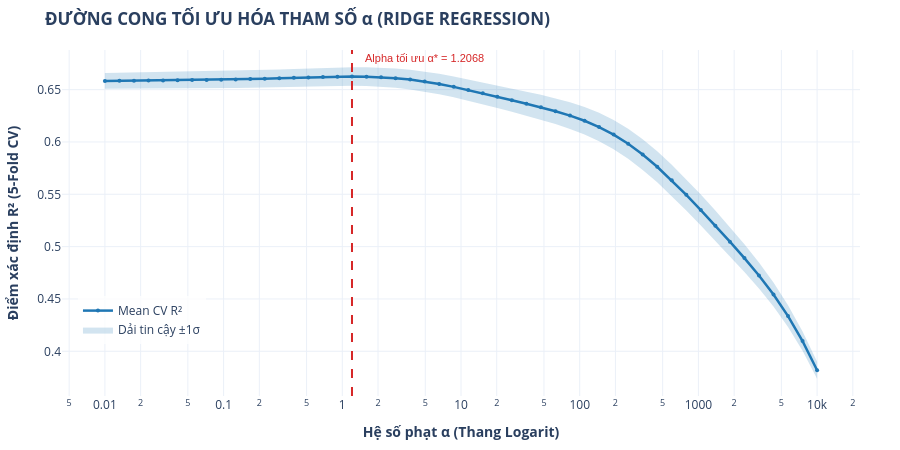

Write notebook code for a chart like this one.
### Markdown cell above
## 10. Thực thi huấn luyện toàn bộ mô hình

### Code cell
results, fitted_models, test_predictions = train_all_models(X_train, y_train, X_test, y_test, y_test_cash, mae_baseline)
